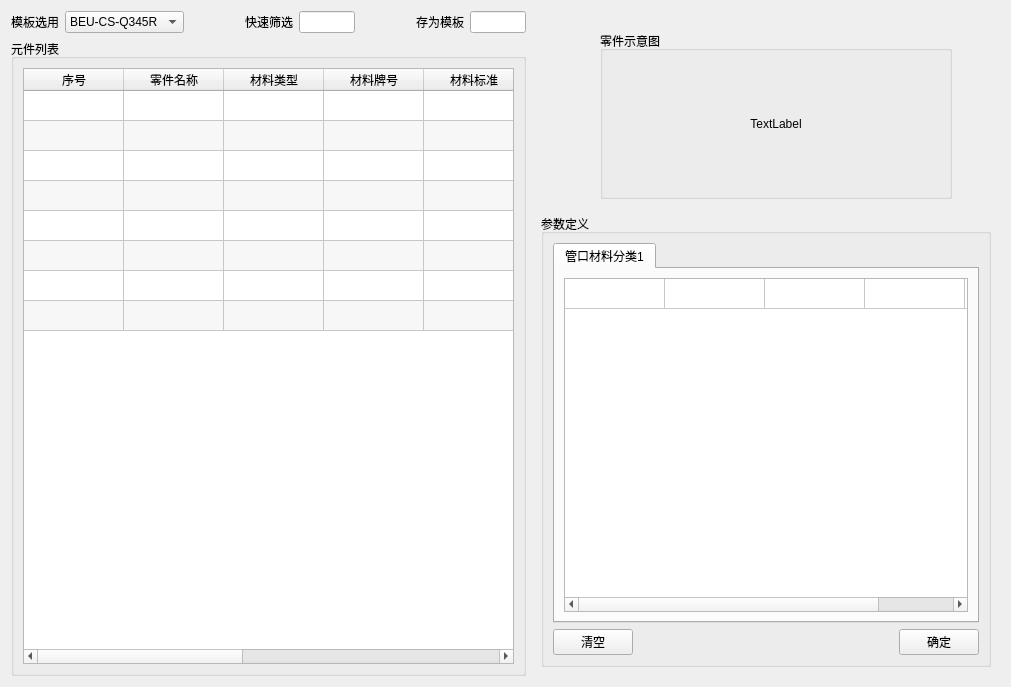
<?xml version="1.0" encoding="UTF-8"?>
<ui version="4.0">
 <class>Form</class>
 <widget class="QWidget" name="Form">
  <property name="geometry">
   <rect>
    <x>0</x>
    <y>0</y>
    <width>1011</width>
    <height>687</height>
   </rect>
  </property>
  <property name="windowTitle">
   <string>Form</string>
  </property>
  <layout class="QHBoxLayout" name="horizontalLayout_13">
   <item>
    <layout class="QHBoxLayout" name="horizontalLayout_10" stretch="2,0">
     <item>
      <layout class="QVBoxLayout" name="verticalLayout" stretch="2,8">
       <item>
        <layout class="QHBoxLayout" name="horizontalLayout_4" stretch="2,1,2,1,2">
         <item>
          <layout class="QHBoxLayout" name="horizontalLayout">
           <item>
            <widget class="QLabel" name="label">
             <property name="text">
              <string>模板选用</string>
             </property>
            </widget>
           </item>
           <item>
            <widget class="QComboBox" name="comboBox_template">
             <item>
              <property name="text">
               <string>BEU-CS-Q345R</string>
              </property>
             </item>
            </widget>
           </item>
          </layout>
         </item>
         <item>
          <spacer name="horizontalSpacer">
           <property name="orientation">
            <enum>Qt::Horizontal</enum>
           </property>
           <property name="sizeHint" stdset="0">
            <size>
             <width>40</width>
             <height>20</height>
            </size>
           </property>
          </spacer>
         </item>
         <item>
          <layout class="QHBoxLayout" name="horizontalLayout_2" stretch="0,0">
           <item>
            <widget class="QLabel" name="label_2">
             <property name="text">
              <string>快速筛选</string>
             </property>
            </widget>
           </item>
           <item>
            <widget class="QLineEdit" name="lineEdit"/>
           </item>
          </layout>
         </item>
         <item>
          <spacer name="horizontalSpacer_6">
           <property name="orientation">
            <enum>Qt::Horizontal</enum>
           </property>
           <property name="sizeHint" stdset="0">
            <size>
             <width>40</width>
             <height>20</height>
            </size>
           </property>
          </spacer>
         </item>
         <item>
          <layout class="QHBoxLayout" name="horizontalLayout_3">
           <item>
            <widget class="QLabel" name="label_3">
             <property name="text">
              <string>存为模板</string>
             </property>
            </widget>
           </item>
           <item>
            <widget class="QLineEdit" name="lineEdit_2"/>
           </item>
          </layout>
         </item>
        </layout>
       </item>
       <item>
        <widget class="QGroupBox" name="groupBox_3">
         <property name="title">
          <string>元件列表</string>
         </property>
         <layout class="QHBoxLayout" name="horizontalLayout_15">
          <item>
           <widget class="QTableWidget" name="tableWidget">
            <property name="autoScroll">
             <bool>true</bool>
            </property>
            <property name="alternatingRowColors">
             <bool>true</bool>
            </property>
            <property name="wordWrap">
             <bool>true</bool>
            </property>
            <attribute name="horizontalHeaderStretchLastSection">
             <bool>true</bool>
            </attribute>
            <attribute name="verticalHeaderVisible">
             <bool>false</bool>
            </attribute>
            <attribute name="verticalHeaderStretchLastSection">
             <bool>false</bool>
            </attribute>
            <row>
             <property name="text">
              <string/>
             </property>
            </row>
            <row>
             <property name="text">
              <string/>
             </property>
            </row>
            <row>
             <property name="text">
              <string/>
             </property>
            </row>
            <row>
             <property name="text">
              <string/>
             </property>
            </row>
            <row>
             <property name="text">
              <string/>
             </property>
            </row>
            <row>
             <property name="text">
              <string/>
             </property>
            </row>
            <row>
             <property name="text">
              <string/>
             </property>
            </row>
            <row>
             <property name="text">
              <string/>
             </property>
            </row>
            <column>
             <property name="text">
              <string>序号</string>
             </property>
             <property name="textAlignment">
              <set>AlignCenter</set>
             </property>
            </column>
            <column>
             <property name="text">
              <string>零件名称</string>
             </property>
            </column>
            <column>
             <property name="text">
              <string>材料类型</string>
             </property>
            </column>
            <column>
             <property name="text">
              <string>材料牌号</string>
             </property>
            </column>
            <column>
             <property name="text">
              <string>材料标准</string>
             </property>
            </column>
            <column>
             <property name="text">
              <string>供货状态</string>
             </property>
            </column>
            <column>
             <property name="text">
              <string>有无覆层</string>
             </property>
            </column>
            <column>
             <property name="text">
              <string>是否定义</string>
             </property>
            </column>
            <column>
             <property name="text">
              <string>所属部件</string>
             </property>
            </column>
            <item row="0" column="0">
             <property name="text">
              <string/>
             </property>
             <property name="textAlignment">
              <set>AlignCenter</set>
             </property>
            </item>
            <item row="0" column="1">
             <property name="text">
              <string/>
             </property>
             <property name="textAlignment">
              <set>AlignCenter</set>
             </property>
            </item>
            <item row="0" column="2">
             <property name="text">
              <string/>
             </property>
             <property name="textAlignment">
              <set>AlignCenter</set>
             </property>
            </item>
            <item row="0" column="3">
             <property name="text">
              <string/>
             </property>
             <property name="textAlignment">
              <set>AlignCenter</set>
             </property>
            </item>
            <item row="0" column="4">
             <property name="text">
              <string/>
             </property>
             <property name="textAlignment">
              <set>AlignCenter</set>
             </property>
            </item>
            <item row="0" column="5">
             <property name="text">
              <string/>
             </property>
             <property name="textAlignment">
              <set>AlignCenter</set>
             </property>
            </item>
            <item row="0" column="6">
             <property name="text">
              <string/>
             </property>
             <property name="textAlignment">
              <set>AlignCenter</set>
             </property>
            </item>
            <item row="0" column="7">
             <property name="text">
              <string/>
             </property>
             <property name="textAlignment">
              <set>AlignCenter</set>
             </property>
            </item>
            <item row="0" column="8">
             <property name="text">
              <string/>
             </property>
             <property name="textAlignment">
              <set>AlignCenter</set>
             </property>
            </item>
            <item row="1" column="0">
             <property name="text">
              <string/>
             </property>
             <property name="textAlignment">
              <set>AlignCenter</set>
             </property>
            </item>
            <item row="1" column="1">
             <property name="text">
              <string/>
             </property>
             <property name="textAlignment">
              <set>AlignCenter</set>
             </property>
            </item>
            <item row="1" column="2">
             <property name="text">
              <string/>
             </property>
             <property name="textAlignment">
              <set>AlignCenter</set>
             </property>
            </item>
            <item row="1" column="3">
             <property name="text">
              <string/>
             </property>
             <property name="textAlignment">
              <set>AlignCenter</set>
             </property>
            </item>
            <item row="1" column="4">
             <property name="text">
              <string/>
             </property>
             <property name="textAlignment">
              <set>AlignCenter</set>
             </property>
            </item>
            <item row="1" column="5">
             <property name="text">
              <string/>
             </property>
             <property name="textAlignment">
              <set>AlignCenter</set>
             </property>
            </item>
            <item row="1" column="6">
             <property name="text">
              <string/>
             </property>
             <property name="textAlignment">
              <set>AlignCenter</set>
             </property>
            </item>
            <item row="1" column="7">
             <property name="text">
              <string/>
             </property>
             <property name="textAlignment">
              <set>AlignCenter</set>
             </property>
            </item>
            <item row="1" column="8">
             <property name="text">
              <string/>
             </property>
             <property name="textAlignment">
              <set>AlignCenter</set>
             </property>
            </item>
            <item row="2" column="0">
             <property name="text">
              <string/>
             </property>
             <property name="textAlignment">
              <set>AlignCenter</set>
             </property>
            </item>
            <item row="2" column="1">
             <property name="text">
              <string/>
             </property>
             <property name="font">
              <font>
               <weight>50</weight>
               <italic>false</italic>
               <bold>false</bold>
              </font>
             </property>
             <property name="textAlignment">
              <set>AlignCenter</set>
             </property>
            </item>
            <item row="2" column="2">
             <property name="text">
              <string/>
             </property>
             <property name="textAlignment">
              <set>AlignCenter</set>
             </property>
            </item>
            <item row="2" column="3">
             <property name="text">
              <string/>
             </property>
             <property name="textAlignment">
              <set>AlignCenter</set>
             </property>
            </item>
            <item row="2" column="4">
             <property name="text">
              <string/>
             </property>
             <property name="textAlignment">
              <set>AlignCenter</set>
             </property>
            </item>
            <item row="2" column="5">
             <property name="text">
              <string/>
             </property>
             <property name="textAlignment">
              <set>AlignCenter</set>
             </property>
            </item>
            <item row="2" column="6">
             <property name="text">
              <string/>
             </property>
             <property name="textAlignment">
              <set>AlignCenter</set>
             </property>
            </item>
            <item row="2" column="7">
             <property name="text">
              <string/>
             </property>
             <property name="textAlignment">
              <set>AlignCenter</set>
             </property>
            </item>
            <item row="2" column="8">
             <property name="text">
              <string/>
             </property>
             <property name="textAlignment">
              <set>AlignCenter</set>
             </property>
            </item>
            <item row="3" column="0">
             <property name="text">
              <string/>
             </property>
             <property name="textAlignment">
              <set>AlignCenter</set>
             </property>
            </item>
            <item row="3" column="1">
             <property name="text">
              <string/>
             </property>
             <property name="textAlignment">
              <set>AlignCenter</set>
             </property>
            </item>
            <item row="3" column="2">
             <property name="text">
              <string/>
             </property>
             <property name="textAlignment">
              <set>AlignCenter</set>
             </property>
            </item>
            <item row="3" column="3">
             <property name="text">
              <string/>
             </property>
             <property name="textAlignment">
              <set>AlignCenter</set>
             </property>
            </item>
            <item row="3" column="4">
             <property name="text">
              <string/>
             </property>
             <property name="textAlignment">
              <set>AlignCenter</set>
             </property>
            </item>
            <item row="3" column="5">
             <property name="text">
              <string/>
             </property>
             <property name="textAlignment">
              <set>AlignCenter</set>
             </property>
            </item>
            <item row="3" column="6">
             <property name="text">
              <string/>
             </property>
             <property name="textAlignment">
              <set>AlignCenter</set>
             </property>
            </item>
            <item row="3" column="7">
             <property name="text">
              <string/>
             </property>
             <property name="textAlignment">
              <set>AlignCenter</set>
             </property>
            </item>
            <item row="3" column="8">
             <property name="text">
              <string/>
             </property>
             <property name="textAlignment">
              <set>AlignCenter</set>
             </property>
            </item>
           </widget>
          </item>
         </layout>
        </widget>
       </item>
      </layout>
     </item>
     <item>
      <layout class="QVBoxLayout" name="verticalLayout_8" stretch="2,5">
       <item>
        <layout class="QVBoxLayout" name="verticalLayout_7">
         <item>
          <spacer name="horizontalSpacer_7">
           <property name="orientation">
            <enum>Qt::Horizontal</enum>
           </property>
           <property name="sizeHint" stdset="0">
            <size>
             <width>468</width>
             <height>20</height>
            </size>
           </property>
          </spacer>
         </item>
         <item>
          <layout class="QHBoxLayout" name="horizontalLayout_6">
           <item>
            <spacer name="verticalSpacer_2">
             <property name="orientation">
              <enum>Qt::Vertical</enum>
             </property>
             <property name="sizeHint" stdset="0">
              <size>
               <width>68</width>
               <height>168</height>
              </size>
             </property>
            </spacer>
           </item>
           <item>
            <widget class="QGroupBox" name="groupBox">
             <property name="title">
              <string>零件示意图</string>
             </property>
             <layout class="QHBoxLayout" name="horizontalLayout_5">
              <item>
               <widget class="QLabel" name="label_4">
                <property name="sizePolicy">
                 <sizepolicy hsizetype="Expanding" vsizetype="Expanding">
                  <horstretch>0</horstretch>
                  <verstretch>0</verstretch>
                 </sizepolicy>
                </property>
                <property name="text">
                 <string>TextLabel</string>
                </property>
                <property name="scaledContents">
                 <bool>true</bool>
                </property>
                <property name="alignment">
                 <set>Qt::AlignCenter</set>
                </property>
               </widget>
              </item>
             </layout>
            </widget>
           </item>
           <item>
            <spacer name="verticalSpacer_3">
             <property name="orientation">
              <enum>Qt::Vertical</enum>
             </property>
             <property name="sizeHint" stdset="0">
              <size>
               <width>48</width>
               <height>168</height>
              </size>
             </property>
            </spacer>
           </item>
          </layout>
         </item>
        </layout>
       </item>
       <item>
        <layout class="QVBoxLayout" name="verticalLayout_6">
         <item>
          <widget class="QStackedWidget" name="stackedWidget">
           <property name="currentIndex">
            <number>0</number>
           </property>
           <widget class="QWidget" name="page">
            <layout class="QHBoxLayout" name="horizontalLayout_9">
             <item>
              <widget class="QGroupBox" name="groupBox_4">
               <property name="title">
                <string>参数定义</string>
               </property>
               <layout class="QHBoxLayout" name="horizontalLayout_14">
                <item>
                 <layout class="QVBoxLayout" name="verticalLayout_4">
                  <item>
                   <layout class="QVBoxLayout" name="verticalLayout_3">
                    <item>
                     <widget class="QTabWidget" name="tabWidget">
                      <property name="currentIndex">
                       <number>0</number>
                      </property>
                      <widget class="QWidget" name="tab">
                       <attribute name="title">
                        <string>管口材料分类1</string>
                       </attribute>
                       <layout class="QHBoxLayout" name="horizontalLayout_7">
                        <item>
                         <layout class="QVBoxLayout" name="verticalLayout_2">
                          <item>
                           <widget class="QTableWidget" name="tableWidget_define1">
                            <attribute name="horizontalHeaderVisible">
                             <bool>false</bool>
                            </attribute>
                            <attribute name="verticalHeaderVisible">
                             <bool>false</bool>
                            </attribute>
                            <row>
                             <property name="text">
                              <string/>
                             </property>
                            </row>
                            <column>
                             <property name="text">
                              <string>零件名称</string>
                             </property>
                             <property name="textAlignment">
                              <set>AlignCenter</set>
                             </property>
                            </column>
                            <column>
                             <property name="text">
                              <string>材料类型</string>
                             </property>
                            </column>
                            <column>
                             <property name="text">
                              <string>材料牌号</string>
                             </property>
                            </column>
                            <column>
                             <property name="text">
                              <string>供货状态</string>
                             </property>
                            </column>
                            <column>
                             <property name="text">
                              <string>材料标准</string>
                             </property>
                            </column>
                            <item row="0" column="0">
                             <property name="text">
                              <string/>
                             </property>
                             <property name="textAlignment">
                              <set>AlignCenter</set>
                             </property>
                            </item>
                            <item row="0" column="1">
                             <property name="text">
                              <string/>
                             </property>
                             <property name="textAlignment">
                              <set>AlignCenter</set>
                             </property>
                            </item>
                            <item row="0" column="2">
                             <property name="text">
                              <string/>
                             </property>
                             <property name="textAlignment">
                              <set>AlignCenter</set>
                             </property>
                            </item>
                            <item row="0" column="3">
                             <property name="text">
                              <string/>
                             </property>
                             <property name="textAlignment">
                              <set>AlignCenter</set>
                             </property>
                            </item>
                            <item row="0" column="4">
                             <property name="text">
                              <string/>
                             </property>
                             <property name="textAlignment">
                              <set>AlignCenter</set>
                             </property>
                            </item>
                           </widget>
                          </item>
                         </layout>
                        </item>
                       </layout>
                      </widget>
                     </widget>
                    </item>
                    <item>
                     <layout class="QHBoxLayout" name="horizontalLayout_19"/>
                    </item>
                   </layout>
                  </item>
                  <item>
                   <layout class="QHBoxLayout" name="horizontalLayout_8">
                    <item>
                     <widget class="QPushButton" name="pushButton_6">
                      <property name="text">
                       <string>清空</string>
                      </property>
                     </widget>
                    </item>
                    <item>
                     <spacer name="horizontalSpacer_8">
                      <property name="orientation">
                       <enum>Qt::Horizontal</enum>
                      </property>
                      <property name="sizeHint" stdset="0">
                       <size>
                        <width>40</width>
                        <height>20</height>
                       </size>
                      </property>
                     </spacer>
                    </item>
                    <item>
                     <widget class="QPushButton" name="pushButton_7">
                      <property name="text">
                       <string>确定</string>
                      </property>
                     </widget>
                    </item>
                   </layout>
                  </item>
                 </layout>
                </item>
               </layout>
               <zorder></zorder>
              </widget>
             </item>
            </layout>
           </widget>
           <widget class="QWidget" name="page_2">
            <layout class="QHBoxLayout" name="horizontalLayout_25">
             <item>
              <widget class="QGroupBox" name="groupBox_5">
               <property name="title">
                <string>参数定义</string>
               </property>
               <layout class="QHBoxLayout" name="horizontalLayout_16">
                <item>
                 <layout class="QVBoxLayout" name="verticalLayout_5" stretch="20,0,1">
                  <item>
                   <widget class="QTableWidget" name="tableWidget_para">
                    <attribute name="verticalHeaderVisible">
                     <bool>false</bool>
                    </attribute>
                    <column>
                     <property name="text">
                      <string>参数名称</string>
                     </property>
                    </column>
                    <column>
                     <property name="text">
                      <string>参数数值</string>
                     </property>
                    </column>
                    <column>
                     <property name="text">
                      <string>参数单位</string>
                     </property>
                    </column>
                   </widget>
                  </item>
                  <item>
                   <spacer name="verticalSpacer">
                    <property name="orientation">
                     <enum>Qt::Vertical</enum>
                    </property>
                    <property name="sizeHint" stdset="0">
                     <size>
                      <width>20</width>
                      <height>40</height>
                     </size>
                    </property>
                   </spacer>
                  </item>
                  <item>
                   <layout class="QHBoxLayout" name="horizontalLayout_11">
                    <item>
                     <widget class="QPushButton" name="pushButton_9">
                      <property name="text">
                       <string>清空</string>
                      </property>
                     </widget>
                    </item>
                    <item>
                     <spacer name="horizontalSpacer_5">
                      <property name="orientation">
                       <enum>Qt::Horizontal</enum>
                      </property>
                      <property name="sizeHint" stdset="0">
                       <size>
                        <width>40</width>
                        <height>20</height>
                       </size>
                      </property>
                     </spacer>
                    </item>
                    <item>
                     <widget class="QPushButton" name="pushButton_8">
                      <property name="text">
                       <string>确定</string>
                      </property>
                     </widget>
                    </item>
                   </layout>
                  </item>
                 </layout>
                </item>
               </layout>
              </widget>
             </item>
            </layout>
           </widget>
           <widget class="QWidget" name="page_3">
            <layout class="QHBoxLayout" name="horizontalLayout_22">
             <item>
              <widget class="QGroupBox" name="groupBox_6">
               <property name="title">
                <string>参数定义</string>
               </property>
               <layout class="QHBoxLayout" name="horizontalLayout_17">
                <item>
                 <layout class="QVBoxLayout" name="verticalLayout_9">
                  <item>
                   <layout class="QVBoxLayout" name="verticalLayout_10">
                    <item>
                     <widget class="QTabWidget" name="tabWidget_2">
                      <property name="currentIndex">
                       <number>0</number>
                      </property>
                      <widget class="QWidget" name="tab_2">
                       <attribute name="title">
                        <string>PNO.1</string>
                       </attribute>
                       <layout class="QHBoxLayout" name="horizontalLayout_18">
                        <item>
                         <layout class="QVBoxLayout" name="verticalLayout_11">
                          <item>
                           <widget class="QTableWidget" name="tableWidget_define1_2">
                            <attribute name="horizontalHeaderVisible">
                             <bool>false</bool>
                            </attribute>
                            <attribute name="verticalHeaderVisible">
                             <bool>false</bool>
                            </attribute>
                            <row>
                             <property name="text">
                              <string/>
                             </property>
                            </row>
                            <column>
                             <property name="text">
                              <string>参数名称</string>
                             </property>
                            </column>
                            <column>
                             <property name="text">
                              <string>参数数值</string>
                             </property>
                            </column>
                            <column>
                             <property name="text">
                              <string>参数单位</string>
                             </property>
                            </column>
                           </widget>
                          </item>
                         </layout>
                        </item>
                       </layout>
                      </widget>
                     </widget>
                    </item>
                    <item>
                     <layout class="QHBoxLayout" name="horizontalLayout_20"/>
                    </item>
                   </layout>
                  </item>
                  <item>
                   <layout class="QHBoxLayout" name="horizontalLayout_21">
                    <item>
                     <widget class="QPushButton" name="pushButton_10">
                      <property name="text">
                       <string>清空</string>
                      </property>
                     </widget>
                    </item>
                    <item>
                     <spacer name="horizontalSpacer_9">
                      <property name="orientation">
                       <enum>Qt::Horizontal</enum>
                      </property>
                      <property name="sizeHint" stdset="0">
                       <size>
                        <width>40</width>
                        <height>20</height>
                       </size>
                      </property>
                     </spacer>
                    </item>
                    <item>
                     <widget class="QPushButton" name="pushButton_11">
                      <property name="text">
                       <string>确定</string>
                      </property>
                     </widget>
                    </item>
                   </layout>
                  </item>
                 </layout>
                </item>
               </layout>
               <zorder></zorder>
              </widget>
             </item>
            </layout>
           </widget>
          </widget>
         </item>
         <item>
          <layout class="QHBoxLayout" name="horizontalLayout_12"/>
         </item>
        </layout>
       </item>
      </layout>
     </item>
    </layout>
   </item>
  </layout>
 </widget>
 <resources/>
 <connections/>
</ui>
